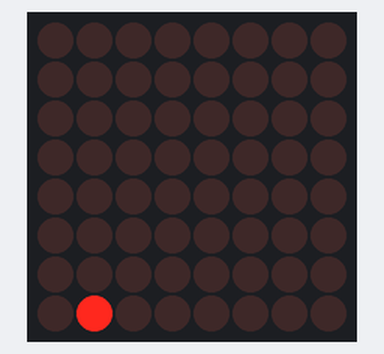
The sketch below on a simulated Arduino Uno, built with avr-gcc and run on an emulated ATmega328P. On the bench: 8×8 LED matrix. Random numbers use the default seed unless the sketch sets one.

Above: at 9.32 s.
At 11.17 s:
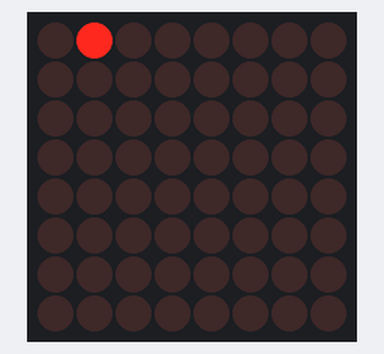
At 23.0 s:
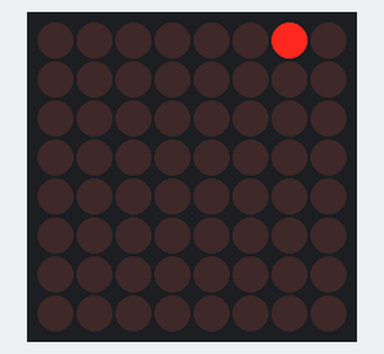
At 25.86 s:
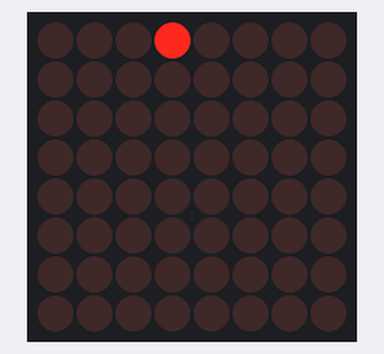
At 27.0 s:
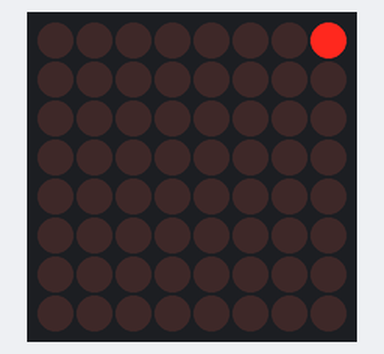
At 37.16 s:
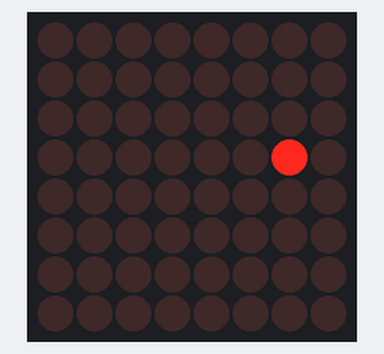

Measured:
- what the display in image 4 shows lasts 0.6 s, from 26.9 s to 27.5 s

The sketch:

LEDMatrix_v2.ino
```cpp
#include <MaxMatrix.h>

//PINS setup
#define PIN_DIN 8
#define PIN_CS	9
#define PIN_CLK	10

#define LED_MATRIX_COUNT 1
#define LED_MATRIX_INTENSITY 1

MaxMatrix maxMatrix(PIN_DIN, PIN_CS, PIN_CLK, LED_MATRIX_COUNT);

void setup()
{
	maxMatrix.init();
	maxMatrix.setIntensity(LED_MATRIX_INTENSITY);
}

void loop()
{
	run_right_down(50);
	delay(500);

	run_left_up(50);
	delay(500);

	run_random(10);
	delay(500);

	run_matrix(25, 100);
	delay(500);
}

/*
 * Rozsvecovanie LED diod z prava dolu (po riadkoch)
 */
void run_right_down(int delayVal)
{
	for (int row = 0; row < 8; row++)
	{
		maxMatrix.setDot(0, row, HIGH);
		delay(delayVal);
		for (int column = 0; column < 8; column++)
		{
			maxMatrix.shiftRight(); //posun pozicie doprava
			delay(delayVal);
		}
		maxMatrix.shiftDown(); //posun pozicie dolu
		delay(delayVal);
	}
	maxMatrix.clear();
}

/*
 * Rozsvecovanie LED diod z lava hore (po riadkoch)
 */
void run_left_up(int delayVal)
{
	for (int row = 7; row >= 0; row--)
	{
		maxMatrix.setDot(7, row, HIGH);
		delay(delayVal);
		for (int column = 0; column < 8; column++)
		{
			maxMatrix.shiftLeft(); //posun pozicie dolava
			delay(delayVal);
		}
		maxMatrix.shiftUp(); //posun pozicie hore
		delay(delayVal);
	}
	maxMatrix.clear();
}

/*
 * Rozsvecovanie LED diod nahodne
 */
void run_random(int delayVal)
{
	for (int i = 0; i < 64; i++)
	{
		int row = random(0, 8);
		int column = random(0, 8);
		maxMatrix.setDot(column, row, HIGH);
		delay(delayVal);
		maxMatrix.clear();
	}
}

void run_matrix_column(int delayVal, int colIndex)
{
	int row = random(0, 8);
	int rowIndexMax = 8 - row;
	maxMatrix.setDot(colIndex, rowIndexMax, HIGH);
	delay(delayVal);
	for (int rowIndex = rowIndexMax; rowIndex > 0; rowIndex--)
	{
		maxMatrix.shiftUp();
		delay(delayVal);
	}
}

/*
 * Jednoduchy efekt alla Matrix
 */
void run_matrix(int delayValMin, int delayValMax)
{
	for (int columnIndex = 0; columnIndex < 8; columnIndex++)
	{
		int delayVal = random(delayValMin, delayValMax);
		run_matrix_column(delayVal, columnIndex);
	}
}
```
